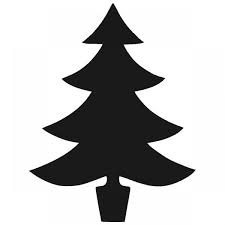
%> input picture morphology/TD2/images/tree.jpg, 225 x 225 px
$ octave TD2.m   (GNU Octave 9; MATLAB toolbox functions it lacks are replaced by stand-ins)
%> lines starting %> are read from the running program, lines starting %| are printed output that depends on the picture; in (x1, y1, x2, y2) boxes, pixels count from 0 and x2, y2 are one past the last pixel; in counts of white or black regions, pixels touching at a corner belong together; the program's own positions count from 1
%% Canevas TD2 - Morphologie Math閙atique

% Nom :
% Pr閚om :
% Groupe TD :

clear all;
close all;

%% Exercice 1 : corner extraction

%  Reading the image : complete the code so as to get a binary image with a
%  white tree and black background
I=im2bw(imread('../images/tree.jpg'));
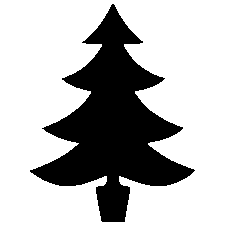
%> I: size 225x225 logical; 71.4% white; 1 black region, box (x1, y1, x2, y2) and area: (30, 4, 195, 222) 14472
I=~I;
imshow(I);

% Comment all steps of your approach (SE, operation, result) to extract corners:
SE=strel('disk',3);
IC=imclose(I,SE);
%> IC: size 225x225 logical; 28.6% white; 1 white region, box (x1, y1, x2, y2) and area: (30, 4, 195, 222) 14504
figure;
imshow(IC);
title('image closing')
diffIIC=IC - I;
%> diffIIC: size 225x225 double; values 0 (black) and 1 (white), 0.06% white in thin lines or dots, all inside (x1, y1, x2, y2) = (75, 44, 149, 178)
figure;
imshow(diffIIC);
title('image - image closing : concave corners !')

SE=strel('disk',3);
IO=imopen(I,SE);
%> IO: size 225x225 logical; 28.5% white; 1 white region, box (x1, y1, x2, y2) and area: (32, 6, 193, 222) 14426
figure;
imshow(IO);
title('image opening')
diffIIO=I - IO;
%> diffIIO: size 225x225 double; values 0 (black) and 1 (white), 0.09% white in thin lines or dots, all inside (x1, y1, x2, y2) = (30, 4, 195, 222)
figure;
imshow(diffIIO);
title('image opening - image : convex corners !')

corners = diffIIC + diffIIO;
figure;
imshow(corners);
title('image corners !')


%% Exercice 2 : diagonal dashed lines detection
clear all;
close all;
I=rgb2gray(imread('../images/dashedLines.bmp'));
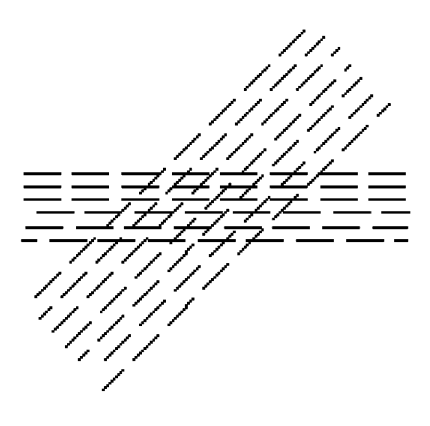
%> input picture morphology/TD2/images/dashedLines.bmp, 430 x 426 px
%> I: size 426x430 uint8; min 0, max 255, mean 241.1
imshow(I);

% Closing by a segment : selection of oblic lines
I1=imclose(I,strel('line',10,45));
figure,imshow(I1);

% Erosion by a segment : filling space between lines segments
I2=imerode(I1,strel('line',50,45));
figure,imshow(I2);


%% Exercice 3 : decompose a binary image of a circuit board in its main
%% components
%% Reading the image

I=im2bw(imread('../images/circuit.jpg'),0.2);
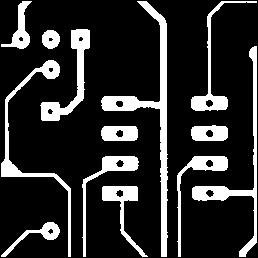
%> input picture morphology/TD2/images/circuit.jpg, 258 x 258 px
%> I: size 258x258 logical; 18% white; 13 white regions, largest, box (x1, y1, x2, y2) and area: (101, 1, 168, 257) 2418, (192, 46, 257, 257) 1500, (1, 60, 71, 257) 1362
imshow(I);

%% Segmentation of holes

% Code :
SE=strel('disk',5);
IC=imclose(I,SE);
%> IC: size 258x258 logical; 18.7% white; 13 white regions, largest, box (x1, y1, x2, y2) and area: (101, 1, 168, 257) 2497, (192, 46, 257, 257) 1543, (1, 60, 71, 257) 1394
figure;
imshow(IC);
title('image closing')
diffIIC=IC - I;
%> diffIIC: size 258x258 double; values 0 (black) and 1 (white), 0.77% white; 65 white regions (57 under 20 px), largest, box (x1, y1, x2, y2) and area: (206, 130, 213, 137) 39, (116, 130, 123, 137) 38, (206, 160, 213, 167) 38
figure;
imshow(diffIIC);
title('image - image closing')
res = bwareaopen(diffIIC, 10);
res=imclearborder(res);
imshow(res);
imshow(res); title('Segmented holes')

% Visualization
%1- determine the connected components of your resulting binary image res
L = bwlabel(res, 4);
%> L: size 258x258 double; 15 distinct labels, from 0 to 14
%2- convert the labeled image to colored components image
Lrgb = label2rgb(L, 'jet', 'k', 'shuffle'); % k : black color of the 0 component
figure, imshow(Lrgb)
title('Colored holes (Lrgb)')
% 3- superimpose labeled regions to original image
figure, imshow(I), hold on
himage = imshow(Lrgb);
set(himage, 'AlphaData', 0.8);
title('Lrgb superimposed transparently on original image')
%> figure, not shown here; its title reads 'Lrgb superimposed transparently on original image'

% Comment all steps of your approach (SE, operation, result) :
% 1) closing with a circular element of radius superior to the greatest hole
% radius to fill holes
% Result : it closes holes + some noise artefacts
% 2) substraction between IC and I to get holes + noise
% Result : holes + noise
% 3) filter noise according with their area + noise on borders
% Result : we get holes

%% Segmentation of square islands
% Code :
SE=strel('square',17);
Idep=res+I;
%> Idep: size 258x258 double; values 0 (black) and 1 (white), 18.5% white; 13 white regions, largest, box (x1, y1, x2, y2) and area: (101, 1, 168, 257) 2454, (192, 46, 257, 257) 1537, (1, 60, 71, 257) 1376
IO=imopen(Idep,SE);
%> IO: size 258x258 double; values 0 (black) and 1 (white), 1.1% white; 2 white regions, box (x1, y1, x2, y2) and area: (71, 30, 90, 49) 359, (41, 102, 59, 121) 340
figure;
imshow(IO);
title('image opening with a square SE')
Isq=(~res).*IO;
%> Isq: size 258x258 double; values 0 (black) and 1 (white), 1% white; 2 white regions, box (x1, y1, x2, y2) and area: (71, 30, 90, 49) 346, (41, 102, 59, 121) 322
figure;
imshow(Isq);
title('square with holes')
% Visualization
%1- determine the connected components of your resulting binary image res
L = bwlabel(Isq, 4);
%> L: size 258x258 double; 3 distinct labels, from 0 to 2
%2- convert the labeled image to colored components image
Lrgb = label2rgb(L, 'jet', 'k', 'shuffle'); % k : black color of the 0 component
figure, imshow(Lrgb)
title('Colored holes (Lrgb)')
% 3- superimpose labeled regions to original image
figure, imshow(I), hold on
himage = imshow(Lrgb);
set(himage, 'AlphaData', 0.8);
title('Lrgb superimposed transparently on original image')
%> figure, not shown here; its title reads 'Lrgb superimposed transparently on original image'

% Comment all steps of your approach (SE, operation, result) :
% 1) opening with a square element of width equal to 17 (measured in the
% image) on the previous closed and cleared image. If we take 15, we get rectangular islands too.
% Result : ok  but we have to empty holes by multiplying with inversed holes
% image.
% 2) multiplication with inversed holes image (.* to use to multiply element to element)
% Result : cqfd

%% Segmentation of circle islands
% Code :
SE=strel('square',14);
Idep=res+I;
IO3=imopen(Idep,SE);
%> IO3: size 258x258 double; values 0 (black) and 1 (white), 6.6% white; 10 white regions, largest, box (x1, y1, x2, y2) and area: (103, 186, 137, 201) 501, (104, 126, 136, 141) 479, (103, 156, 135, 171) 478
figure; imshow(IO3); title('image opening with a square SE')

Id=Idep-IO3;
%> Id: size 258x258 double; values 0 (black) and 1 (white), 11.9% white; 33 white regions (11 under 20 px), largest, box (x1, y1, x2, y2) and area: (135, 1, 168, 257) 1962, (1, 60, 71, 257) 1376, (225, 46, 257, 257) 1072
figure; imshow(Id); title('circles without rectangular/square islands')

SE=strel('disk',8);
IO4=imopen(Id,SE);
%> IO4: size 258x258 double; values 0 (black) and 1 (white), 1.6% white; 4 white regions, box (x1, y1, x2, y2) and area: (42, 60, 60, 79) 274, (12, 30, 30, 49) 270, (42, 30, 60, 48) 261, (42, 222, 59, 240) 253
figure; imshow(IO4); title('image opening with a disk SE, radius 8')

% add holes
IO4=IO4.*(~res);
%> IO4: size 258x258 double; values 0 (black) and 1 (white), 1.5% white; 4 white regions, box (x1, y1, x2, y2) and area: (42, 60, 60, 79) 260, (12, 30, 30, 49) 257, (42, 30, 60, 48) 251, (42, 222, 59, 240) 237
% Visualization
%1- determine the connected components of your resulting binary image res
L = bwlabel(IO4, 4);
%> L: size 258x258 double; 5 distinct labels, from 0 to 4
%2- convert the labeled image to colored components image
Lrgb = label2rgb(L, 'jet', 'k', 'shuffle'); % k : black color of the 0 component
figure, imshow(Lrgb)
title('Colored circular islands (Lrgb)')
% 3- superimpose labeled regions to original image
figure, imshow(I), hold on
himage = imshow(Lrgb);
set(himage, 'AlphaData', 0.8);
title('Lrgb superimposed transparently on original image')
%> figure, not shown here; its title reads 'Lrgb superimposed transparently on original image'

% Comment all steps of your approach (SE, operation, result) :
% problem : rectangular islands contains circular objects
% first, it's necessary to remove rectangular objects and square objects.
% Then, substract the result to the original image without holes to get circles + other remaining objects.
% Then, open with a disk and multiplication with inversed holes image (.* to use to multiply element to element)
% Result : cqfd

%% Segmentation of rectangular islands
% Code :
SE=strel('rectangle',[12 20]); %[nb of rows nb of columns]
Idep=res+I;
IO5=imopen(Idep,SE);
%> IO5: size 258x258 double; values 0 (black) and 1 (white), 6% white; 8 white regions, largest, box (x1, y1, x2, y2) and area: (102, 186, 138, 201) 527, (102, 156, 137, 171) 517, (192, 126, 227, 141) 514
figure; imshow(IO5); title('image opening with a rectangular SE')


% add holes
IO5=IO5.*(~res);
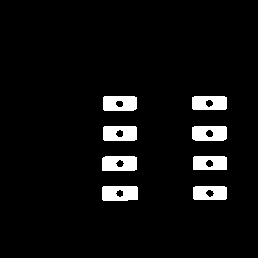
%> IO5: size 258x258 double; values 0 (black) and 1 (white), 5.6% white; 8 white regions, largest, box (x1, y1, x2, y2) and area: (102, 186, 138, 201) 492, (102, 156, 137, 171) 480, (192, 126, 227, 141) 475
% Visualization
%1- determine the connected components of your resulting binary image res
L = bwlabel(IO5, 4);
%> L: size 258x258 double; 9 distinct labels, from 0 to 8
%2- convert the labeled image to colored components image
Lrgb = label2rgb(L, 'jet', 'k', 'shuffle'); % k : black color of the 0 component
figure, imshow(Lrgb)
title('Colored rectangular islands  (Lrgb)')
% 3- superimpose labeled regions to original image
figure, imshow(I), hold on
himage = imshow(Lrgb);
set(himage, 'AlphaData', 0.8);
title('Lrgb superimposed transparently on original image')
%> figure, not shown here; its title reads 'Lrgb superimposed transparently on original image'

% Comment all steps of your approach (SE, operation, result) :
% Start with the original image without holes, then open with a rectangular SE
% Then, multiplication with inversed holes image (.* to use to multiply element to element)
% Result : cqfd

%% Segmentation of thick connections
% Code :
Idep=I-Isq-IO4-IO5;
%> Idep: size 258x258 double; values 0 (black) and 1 (white), 9.9% white; 47 white regions (36 under 20 px), largest, box (x1, y1, x2, y2) and area: (137, 1, 168, 257) 1937, (1, 67, 71, 257) 1098, (227, 46, 257, 257) 1047
SE=strel('square',5);
IO6=imopen(Idep,SE);
%> IO6: size 258x258 double; values 0 (black) and 1 (white), 5% white; 7 white regions, largest, box (x1, y1, x2, y2) and area: (137, 1, 167, 257) 1897, (59, 49, 84, 115) 524, (1, 159, 22, 177) 276
figure; imshow(IO6); title('residue image opening with a small rectangular SE')

% Visualization
%1- determine the connected components of your resulting binary image res
L = bwlabel(IO6, 4);
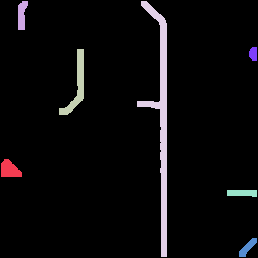
%> L: size 258x258 double; 8 distinct labels, from 0 to 7; one colour per label, 0 black
%2- convert the labeled image to colored components image
Lrgb = label2rgb(L, 'jet', 'k', 'shuffle'); % k : black color of the 0 component
figure, imshow(Lrgb)
title('Colored thick connections  (Lrgb)')
% 3- superimpose labeled regions to original image
figure, imshow(I), hold on
himage = imshow(Lrgb);
set(himage, 'AlphaData', 0.8);
title('Lrgb superimposed transparently on original image')
%> figure, not shown here; its title reads 'Lrgb superimposed transparently on original image'

% Comment all steps of your approach (SE, operation, result) :
% Start with original image without all circle, square and rectangular
% islands. Then open with a square included into thick connections but not
% into thin ones.
% Result : cqfd

%% Segmentation of thin connections
% Code :
Idep=I-Isq-IO4-IO5-IO6;
%> Idep: size 258x258 double; values 0 (black) and 1 (white), 4.9% white; 74 white regions (64 under 20 px), largest, box (x1, y1, x2, y2) and area: (253, 61, 257, 190) 477, (22, 173, 71, 257) 420, (206, 1, 257, 96) 402
SE=strel('square',3);
IO7=imopen(Idep,SE);
%> IO7: size 258x258 double; values 0 (black) and 1 (white), 4.3% white; 10 white regions, largest, box (x1, y1, x2, y2) and area: (253, 61, 257, 190) 475, (22, 173, 71, 257) 420, (5, 68, 42, 159) 399
figure; imshow(IO7); title('residue image opening with a small rectangular SE')

% Visualization
%1- determine the connected components of your resulting binary image res
L = bwlabel(IO7, 4);
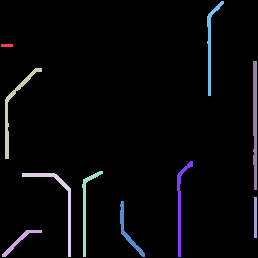
%> L: size 258x258 double; 11 distinct labels, from 0 to 10; one colour per label, 0 black
%2- convert the labeled image to colored components image
Lrgb = label2rgb(L, 'jet', 'k', 'shuffle'); % k : black color of the 0 component
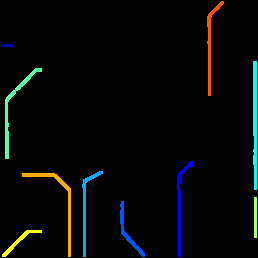
%> Lrgb: size 258x258x3 uint8; mean R, G, B 4.4, 7.1, 6.5
figure, imshow(Lrgb)
title('Colored thin connections  (Lrgb)')
% 3- superimpose labeled regions to original image
figure, imshow(I), hold on
himage = imshow(Lrgb);
set(himage, 'AlphaData', 0.8);
title('Lrgb superimposed transparently on original image')
%> figure, not shown here; its title reads 'Lrgb superimposed transparently on original image'

% Comment all steps of your approach (SE, operation, result) :
% Start with original image without all islands and without thick
% connections. Then open with a small square included into thin connections
% Result : cqfd
